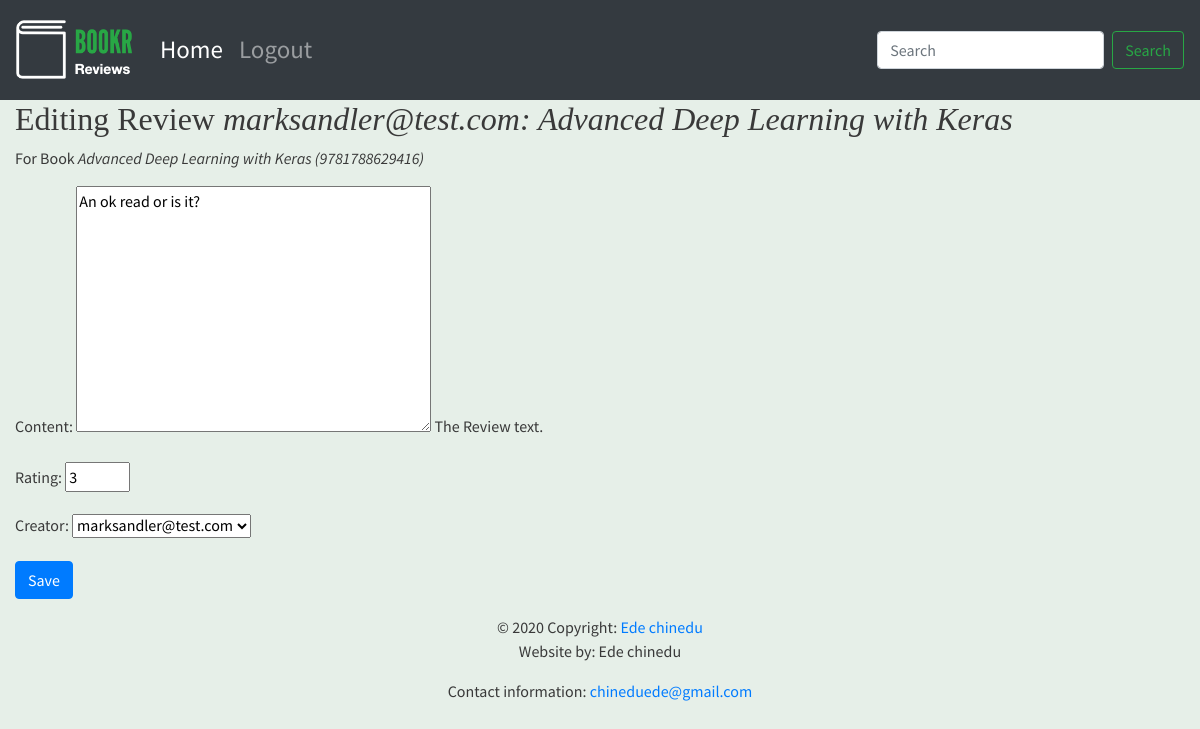
Screenshot of /books/1/reviews/2 with the database file from the repository.
### reviews/models.py (models this page shows, shortened)
class Review(models.Model):
    content = models.TextField(help_text="The Review text.")
    rating = models.IntegerField(help_text="The rating the reviewer has given.")
    date_created = models.DateTimeField(auto_now_add=True, help_text="The date and time the review was created.")
    date_edited = models.DateTimeField(null=True, help_text="The date and time the review was last edited.")
    creator = models.ForeignKey(auth.get_user_model(), on_delete=models.CASCADE)
    book = models.ForeignKey(Book, on_delete=models.CASCADE, help_text="The Book that this review is for.")
    def __str__(self):
        return f"{self.creator.username}: {self.book.title}"

class Book(models.Model):
    title = models.CharField(max_length=70, help_text="The title of the book.")
    publication_date = models.DateField(verbose_name="Date the book was published.")
    isbn = models.CharField(max_length=20, verbose_name="ISBN number of the book.")
    publisher = models.ForeignKey(Publisher, on_delete=models.CASCADE)
    contributors = models.ManyToManyField('Contributor', through="BookContributor")
    def __str__(self):
        return f"{self.title} ({self.isbn})"

### reviews/views.py (the view)
# urls.py: path('books/<int:book_pk>/reviews/<int:review_pk>', views.review_edit, name='review_edit'),
def review_edit(request: HttpRequest, book_pk: int, review_pk: int=None):
    book = get_object_or_404(Book, pk=book_pk)
    if review_pk:
        book_review = get_object_or_404(Review, pk=review_pk, book_id=book_pk)
    else:
        book_review = None
    if request.method == "POST":
        form = ReviewForm(request.POST, instance=book_review)
        if form.is_valid():
            review_form = form.save(commit=False)
            review_form.book = book
            if book_review:
                review_form.date_edited = timezone.now()
                messages.success(request, f"Review for \"{book.title}\" updated.")
            else:
                messages.success(request, f"Review for \"{book.title}\" created.")
            review_form.save()
            form.save_m2m()
            return redirect("book_detail", book.pk)
    else:
        form = ReviewForm(instance=book_review)
    return render(request, "reviews/instance-form.html",
        {
            "form": form,
            "instance": book_review,
            "model_type": "Review",
            "related_model_type": "Book",
            "related_instance": book})

### reviews/forms.py
class ReviewForm(forms.ModelForm):
    class Meta:
        model = Review
        exclude = ('date_edited', 'book')
    rating = forms.IntegerField(min_value=0, max_value=5)

### reviews/templates/reviews/instance-form.html (shortened to what this page needs)
{% extends 'reviews/base.html' %}
{% block content %}
    <h2>
        {% if instance %}
            Editing {{ model_type }} <em>{{ instance }}</em>
        {% else %}
            New {{ model_type }}
        {% endif %}
    </h2>
    {% if related_model_type and related_instance %}
    <p>For {{ related_model_type }} <em>{{ related_instance }}</em></p>
    {% endif %}
    <form method="post">
        {{ form.as_p }}
        <input type="submit" value="{% if instance %}Save{% else %}Create{% endif %}" class="btn btn-primary">
    </form>
{% endblock %}

### static/main.css (style rules this page uses)
body { font-family: 'Source Sans Pro', sans-serif; background-color: #e6efe8; color: #393939; }
h1, h2, h3, h4, h5, h6 { font-family: 'Libre Baskerville', serif; }

### rows the page displays
Review: creator+book "marksandler@test.com: Advanced Deep Learning with Keras", content "An ok read or is it?", rating "3", creator "marksandler@test.com"
Book: title+isbn "Advanced Deep Learning with Keras (9781788629416)"

### other values shown
{{ model_type }} "Review"
{{ related_model_type }} "Book"
